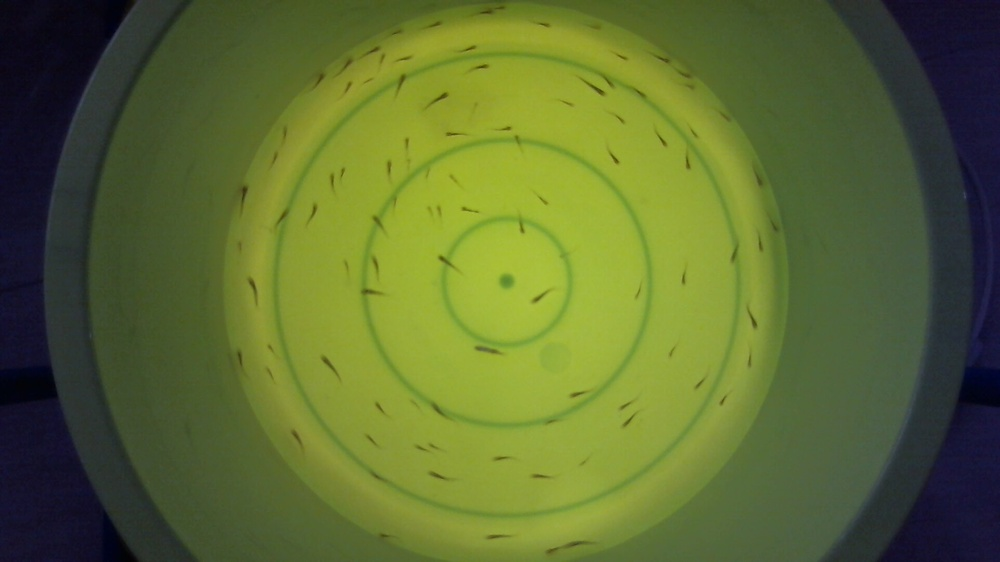
#> input picture IMAGES/100/my_photo-1.jpg, 1000 x 562 px, shrunk from 1920 x 1080 before the run; its folder holds 5 pictures in this run
$ jupyter execute FC_GSC_100.ipynb
#> lines starting #> are read from the running program, lines starting #| are printed output that depends on the picture; after the words box and inside, x2 and y2 are one past the last pixel; in counts of white or black regions, pixels touching at a corner belong together
# Fry Counter Grid Search Contours (FC_GSC_100)

[cell 1]
import cv2 as cv
import numpy as np
import os

[cell 2]
# Function for opening image
def get_img(img_path, grayscale=True):
#> called with img_path = '../IMAGES/100/my_photo-1.jpg', grayscale = True
    img = cv.imread(img_path)
#> img is the input picture: shape (562, 1000, 3); mean B, G, R 49.3, 107.5, 93.1
    if grayscale:
        return cv.cvtColor(img, cv.COLOR_BGR2GRAY)
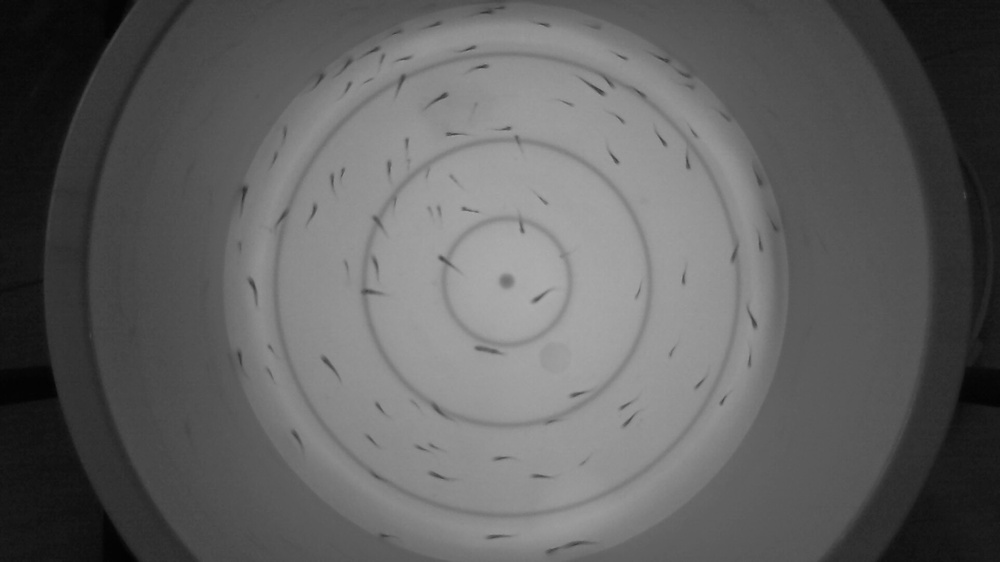
#> returned value: shape (562, 1000); min 2, max 172, mean 96.5
#> call 2 of get_img, with img_path = '../IMAGES/100/background.jpg', grayscale = True
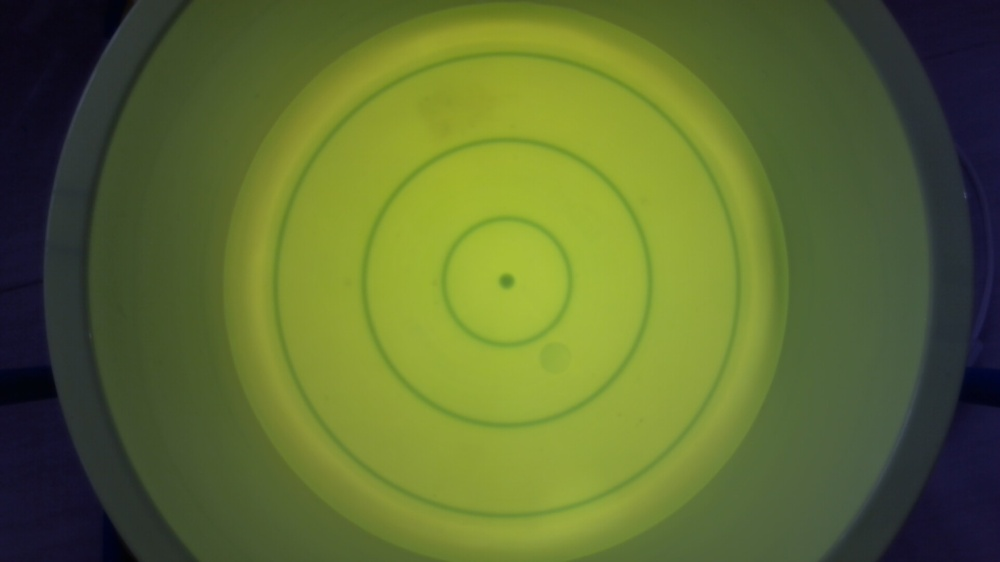
#> input picture IMAGES/100/background.jpg, 1000 x 562 px, shrunk from 1920 x 1080 before the run
#> in get_img, img is the input picture: shape (562, 1000, 3); mean B, G, R 49.5, 107.8, 93.4
    return img

[cell 3]
# Function for cropping image
def crop_img(img):
    img_centerX = img.shape[1] // 2
#> img_centerX = 500
    img_centerY = img.shape[0] // 2
#> img_centerY = 281

    # Initialize mask to use
    mask = np.zeros(img.shape, dtype=np.uint8)

    # Crop the image
    region_to_cut = cv.ellipse(mask, (img_centerX, img_centerY), (547, 547), 0, 0, 360, 255, -1)
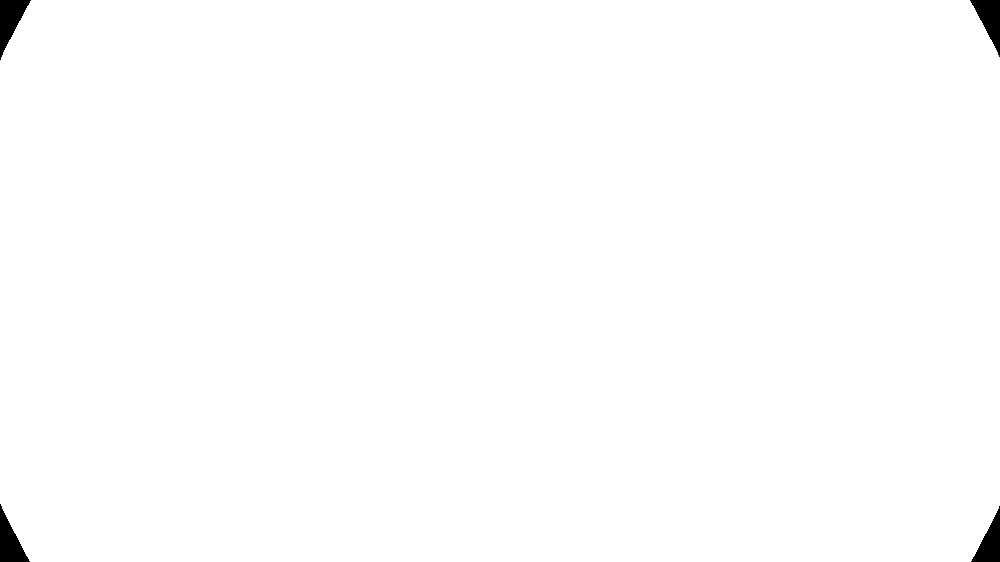
#> mask: shape (562, 1000); 99.4% white; 4 black regions, box (x1, y1, x2, y2) and area: (0, 0, 31, 60) 907, (0, 504, 30, 562) 860, (970, 0, 1000, 57) 847, (971, 506, 1000, 562) 802
    cropped_img = cv.bitwise_or(img, img, mask=region_to_cut)
    return cropped_img[:, img_centerX-600:img_centerX+600]
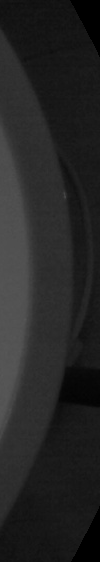
#> returned value: shape (562, 100); min 0, max 89, mean 36.7

[cell 4]
# Gaussian Blur Function
def gaussian_blur(img, kernel_a, kernel_b):
#> called with kernel_a = 3, kernel_b = 3
    return cv.GaussianBlur(img, (kernel_a, kernel_b), 0)

[cell 5]
# Remove the background from the fry image
def img_diff(img, bg_img):
    return cv.absdiff(img, bg_img)
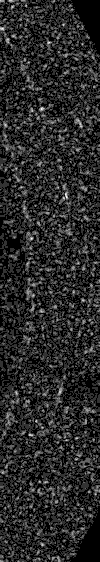
#> returned value: shape (562, 100); min 0, max 5, mean 0.8; drawn with min black and max white

[cell 6]
# Image Segmentation Using Thresholding Function
def threshold_img(diff_img, type='OTSU', block=0, c=0):
#> called with type = 'OTSU', block = 0, c = 0
    if type == 'OTSU':
        _, thresh_img = cv.threshold(diff_img, 0, 255, cv.THRESH_BINARY + cv.THRESH_OTSU)
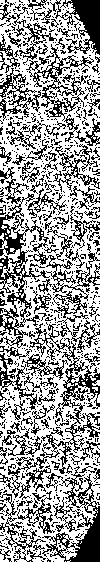
#> thresh_img: shape (562, 100); 61.8% white; black in thin lines or dots
        return thresh_img
    else:
        return cv.adaptiveThreshold(diff_img, 255, cv.ADAPTIVE_THRESH_GAUSSIAN_C, cv.THRESH_OTSU, block, c)

[cell 7]
# Histogram Counter
def histogram_counter(thres_img, pixel_to_count='white'):
    if pixel_to_count == 'white':
        return np.count_nonzero(thres_img == 255)
    else:
        return np.count_nonzero(thres_img == 0)

[cell 8]
# Countour Detection
def contour_detection(thres_img):
    contours, _ = cv.findContours(thres_img, cv.RETR_TREE, cv.CHAIN_APPROX_SIMPLE)
#> contours = 2653 contours, 2334 with area under 20; largest, box (x1, y1, x2, y2) and area: (0, 0, 100, 562) 48410, (48, 97, 79, 118) 290, (2, 308, 24, 348) 280, (20, 467, 52, 493) 251, (6, 292, 32, 319) 244
    return contours

# GRID SEARCH

[cell 9]
# Path to the images (100)
path = '../IMAGES/100/'
list_images_100 = [f for f in os.listdir(path) if f.startswith('my_photo')]
list_paths_100 = [path + f for f in list_images_100]

[cell 10]
# Kernel values for Grid Searching

# Kernel values for Fry Image
kernel_values_a = [3, 5, 7, 9]
kernel_values_b = [3, 5, 7, 9]

# Kernel values for Background Image
kernel_values_c = [3, 5, 7, 9]
kernel_values_d = [3, 5, 7, 9]

[cell 11]
# Initialize the best accuracy (FOR 100 FRIES)
best_accuracy_100 = None
best_100_a = None
best_100_b = None
best_100_c = None
best_100_d = None

for a in kernel_values_a:
    for b in kernel_values_b:
        for c in kernel_values_c:
            for d in kernel_values_d:
                contours_val = np.array([])
                for img_path in list_paths_100:
                    img = get_img(img_path)
                    bg_img = get_img('../IMAGES/100/background.jpg')

                    # Crop the image
                    img = crop_img(img)
                    bg_img = crop_img(bg_img)

                    # Gaussian Blur
                    img = gaussian_blur(img, a, b)
                    bg_img = gaussian_blur(bg_img, c, d)

                    # Image Difference
                    diff_img = img_diff(img, bg_img)

                    # OTSU Thresholding
                    thres_img = threshold_img(diff_img)

                    # Contour Detection
                    contours = contour_detection(thres_img)
                    contours_val = np.append(contours_val, len(contours))
#> contours_val = [2653]
                # Accuracy measures how close is the mean contours to 100
                diff_to_100 = np.abs(np.mean(contours_val) - 100)
#> diff_to_100 = 2566.8
                accuracy = ((100 - diff_to_100) / 100 ) * 100
#> accuracy = -2466.8
                if best_accuracy_100 is None or accuracy > best_accuracy_100:
                    best_accuracy_100 = accuracy
#> best_accuracy_100 = -2466.8
                    best_100_a = a
                    best_100_b = b
                    best_100_c = c
                    best_100_d = d

print(f"Best Accuracy for 100 images: {best_accuracy_100} \nBest Kernel for Fry Images: ({best_100_a}, {best_100_b}) \nBest Kernel for Background Images: ({best_100_c}, {best_100_d})")
#| Best Accuracy for 100 images: -879.25
#| Best Kernel for Fry Images: (7, 7)
#| Best Kernel for Background Images: (9, 9)
